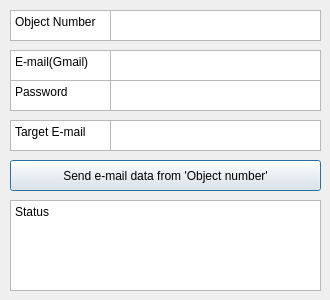
<?xml version="1.0" encoding="UTF-8"?>
<ui version="4.0">
 <class>Dialog</class>
 <widget class="QDialog" name="Dialog">
  <property name="geometry">
   <rect>
    <x>0</x>
    <y>0</y>
    <width>330</width>
    <height>300</height>
   </rect>
  </property>
  <property name="windowTitle">
   <string>Dialog</string>
  </property>
  <widget class="QPlainTextEdit" name="input_email_sender">
   <property name="geometry">
    <rect>
     <x>110</x>
     <y>50</y>
     <width>211</width>
     <height>31</height>
    </rect>
   </property>
  </widget>
  <widget class="QPlainTextEdit" name="input_email_password">
   <property name="geometry">
    <rect>
     <x>110</x>
     <y>80</y>
     <width>211</width>
     <height>31</height>
    </rect>
   </property>
   <property name="plainText">
    <string/>
   </property>
  </widget>
  <widget class="QPlainTextEdit" name="input_email_number">
   <property name="geometry">
    <rect>
     <x>110</x>
     <y>10</y>
     <width>211</width>
     <height>31</height>
    </rect>
   </property>
  </widget>
  <widget class="QPushButton" name="btn_email_send">
   <property name="geometry">
    <rect>
     <x>10</x>
     <y>160</y>
     <width>311</width>
     <height>31</height>
    </rect>
   </property>
   <property name="text">
    <string>Send e-mail data from 'Object number'</string>
   </property>
  </widget>
  <widget class="QPlainTextEdit" name="input_email_target">
   <property name="geometry">
    <rect>
     <x>110</x>
     <y>120</y>
     <width>211</width>
     <height>31</height>
    </rect>
   </property>
  </widget>
  <widget class="QTextBrowser" name="exp_email_number">
   <property name="geometry">
    <rect>
     <x>10</x>
     <y>10</y>
     <width>101</width>
     <height>31</height>
    </rect>
   </property>
   <property name="html">
    <string>&lt;!DOCTYPE HTML PUBLIC &quot;-//W3C//DTD HTML 4.0//EN&quot; &quot;http://www.w3.org/TR/REC-html40/strict.dtd&quot;&gt;
&lt;html&gt;&lt;head&gt;&lt;meta name=&quot;qrichtext&quot; content=&quot;1&quot; /&gt;&lt;style type=&quot;text/css&quot;&gt;
p, li { white-space: pre-wrap; }
&lt;/style&gt;&lt;/head&gt;&lt;body style=&quot; font-family:'Gulim'; font-size:9pt; font-weight:400; font-style:normal;&quot;&gt;
&lt;p style=&quot; margin-top:0px; margin-bottom:0px; margin-left:0px; margin-right:0px; -qt-block-indent:0; text-indent:0px;&quot;&gt;Object Number&lt;/p&gt;&lt;/body&gt;&lt;/html&gt;</string>
   </property>
  </widget>
  <widget class="QTextBrowser" name="exp_email_sender">
   <property name="geometry">
    <rect>
     <x>10</x>
     <y>50</y>
     <width>101</width>
     <height>31</height>
    </rect>
   </property>
   <property name="html">
    <string>&lt;!DOCTYPE HTML PUBLIC &quot;-//W3C//DTD HTML 4.0//EN&quot; &quot;http://www.w3.org/TR/REC-html40/strict.dtd&quot;&gt;
&lt;html&gt;&lt;head&gt;&lt;meta name=&quot;qrichtext&quot; content=&quot;1&quot; /&gt;&lt;style type=&quot;text/css&quot;&gt;
p, li { white-space: pre-wrap; }
&lt;/style&gt;&lt;/head&gt;&lt;body style=&quot; font-family:'Gulim'; font-size:9pt; font-weight:400; font-style:normal;&quot;&gt;
&lt;p style=&quot; margin-top:0px; margin-bottom:0px; margin-left:0px; margin-right:0px; -qt-block-indent:0; text-indent:0px;&quot;&gt;E-mail(Gmail)&lt;/p&gt;&lt;/body&gt;&lt;/html&gt;</string>
   </property>
  </widget>
  <widget class="QTextBrowser" name="exp_email_password">
   <property name="geometry">
    <rect>
     <x>10</x>
     <y>80</y>
     <width>101</width>
     <height>31</height>
    </rect>
   </property>
   <property name="html">
    <string>&lt;!DOCTYPE HTML PUBLIC &quot;-//W3C//DTD HTML 4.0//EN&quot; &quot;http://www.w3.org/TR/REC-html40/strict.dtd&quot;&gt;
&lt;html&gt;&lt;head&gt;&lt;meta name=&quot;qrichtext&quot; content=&quot;1&quot; /&gt;&lt;style type=&quot;text/css&quot;&gt;
p, li { white-space: pre-wrap; }
&lt;/style&gt;&lt;/head&gt;&lt;body style=&quot; font-family:'Gulim'; font-size:9pt; font-weight:400; font-style:normal;&quot;&gt;
&lt;p style=&quot; margin-top:0px; margin-bottom:0px; margin-left:0px; margin-right:0px; -qt-block-indent:0; text-indent:0px;&quot;&gt;Password&lt;/p&gt;&lt;/body&gt;&lt;/html&gt;</string>
   </property>
  </widget>
  <widget class="QTextBrowser" name="exp_email_target">
   <property name="geometry">
    <rect>
     <x>10</x>
     <y>120</y>
     <width>101</width>
     <height>31</height>
    </rect>
   </property>
   <property name="html">
    <string>&lt;!DOCTYPE HTML PUBLIC &quot;-//W3C//DTD HTML 4.0//EN&quot; &quot;http://www.w3.org/TR/REC-html40/strict.dtd&quot;&gt;
&lt;html&gt;&lt;head&gt;&lt;meta name=&quot;qrichtext&quot; content=&quot;1&quot; /&gt;&lt;style type=&quot;text/css&quot;&gt;
p, li { white-space: pre-wrap; }
&lt;/style&gt;&lt;/head&gt;&lt;body style=&quot; font-family:'Gulim'; font-size:9pt; font-weight:400; font-style:normal;&quot;&gt;
&lt;p style=&quot; margin-top:0px; margin-bottom:0px; margin-left:0px; margin-right:0px; -qt-block-indent:0; text-indent:0px;&quot;&gt;Target E-mail&lt;/p&gt;&lt;/body&gt;&lt;/html&gt;</string>
   </property>
  </widget>
  <widget class="QTextBrowser" name="info_email_status">
   <property name="geometry">
    <rect>
     <x>10</x>
     <y>200</y>
     <width>311</width>
     <height>91</height>
    </rect>
   </property>
   <property name="html">
    <string>&lt;!DOCTYPE HTML PUBLIC &quot;-//W3C//DTD HTML 4.0//EN&quot; &quot;http://www.w3.org/TR/REC-html40/strict.dtd&quot;&gt;
&lt;html&gt;&lt;head&gt;&lt;meta name=&quot;qrichtext&quot; content=&quot;1&quot; /&gt;&lt;style type=&quot;text/css&quot;&gt;
p, li { white-space: pre-wrap; }
&lt;/style&gt;&lt;/head&gt;&lt;body style=&quot; font-family:'Gulim'; font-size:9pt; font-weight:400; font-style:normal;&quot;&gt;
&lt;p style=&quot; margin-top:0px; margin-bottom:0px; margin-left:0px; margin-right:0px; -qt-block-indent:0; text-indent:0px;&quot;&gt;Status&lt;/p&gt;&lt;/body&gt;&lt;/html&gt;</string>
   </property>
  </widget>
 </widget>
 <resources/>
 <connections/>
</ui>
